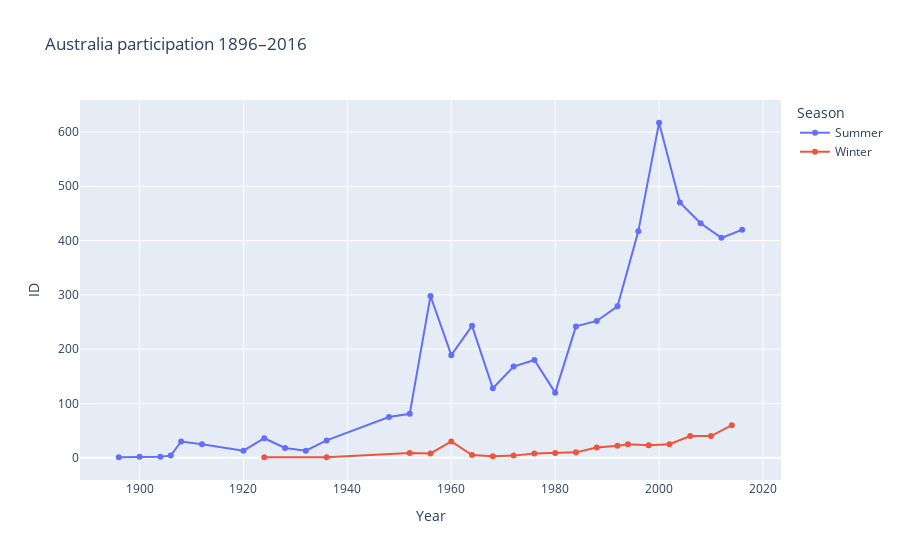

Write notebook code for a chart like this one.
### Markdown cell above
#make it a summer/winter plot instead.

### Code cell
#merge "AUS" and "ANS" to get both NOC:S
australia = merged[merged["NOC"].isin(["AUS", "ANZ"])]   



[]
participation_historical_aus = australia.groupby(["Year", "Season"])["ID"].nunique() #. groupby() gör om year till index
                                            # groupby(): skapa lådan (x-axel), .nunique() innehåll [y-axel]

df_aus_partition = participation_historical_aus.reset_index() #.reset_index Gör om year från index till kolumn.
df_aus_partition.columns = ["Year", "Season", "ID"]

fig = px.line(
    df_aus_partition,
    x= "Year", 
    y= "ID",
    color="Season",
    markers=True,
    title= "Australia participation 1896–2016"
)

fig.show()

### Figure 1 — Plotly figure (JSON) as saved in the notebook; plotly's stock layout.template omitted (floating-point values rounded to 4 significant figures)
{"data": [{"hovertemplate": "Season=Summer<br>Year=%{x}<br>ID=%{y}<extra></extra>", "legendgroup": "Summer", "line": {"color": "#636efa", "dash": "solid"}, "marker": {"symbol": "circle"}, "mode": "lines+markers", "name": "Summer", "orientation": "v", "showlegend": true, "type": "scatter", "x": [1896.0, 1900.0, 1904.0, 1906.0, 1908.0, 1912.0, 1920.0, 1924.0, 1928.0, 1932.0, 1936.0, 1948.0, 1952.0, 1956.0, 1960.0, 1964.0, 1968.0, 1972.0, 1976.0, 1980.0, 1984.0, 1988.0, 1992.0, 1996.0, 2000.0, 2004.0, 2008.0, 2012.0, 2016.0], "xaxis": "x", "y": [1, 2, 2, 4, 30, 25, 13, 36, 18, 13, 32, 75, 81, 298, 189, 243, 128, 168, 180, 120, 242, 252, 279, 417, 617, 470, 432, 405, 420], "yaxis": "y"}, {"hovertemplate": "Season=Winter<br>Year=%{x}<br>ID=%{y}<extra></extra>", "legendgroup": "Winter", "line": {"color": "#EF553B", "dash": "solid"}, "marker": {"symbol": "circle"}, "mode": "lines+markers", "name": "Winter", "orientation": "v", "showlegend": true, "type": "scatter", "x": [1924.0, 1936.0, 1952.0, 1956.0, 1960.0, 1964.0, 1968.0, 1972.0, 1976.0, 1980.0, 1984.0, 1988.0, 1992.0, 1994.0, 1998.0, 2002.0, 2006.0, 2010.0, 2014.0], "xaxis": "x", "y": [1, 1, 9, 8, 30, 5, 3, 4, 8, 9, 10, 19, 22, 25, 23, 25, 40, 40, 60], "yaxis": "y"}], "layout": {"legend": {"title": {"text": "Season"}, "tracegroupgap": 0}, "title": {"text": "Australia participation 1896–2016"}, "xaxis": {"anchor": "y", "domain": [0, 1], "title": {"text": "Year"}}, "yaxis": {"anchor": "x", "domain": [0, 1], "title": {"text": "ID"}}}}
